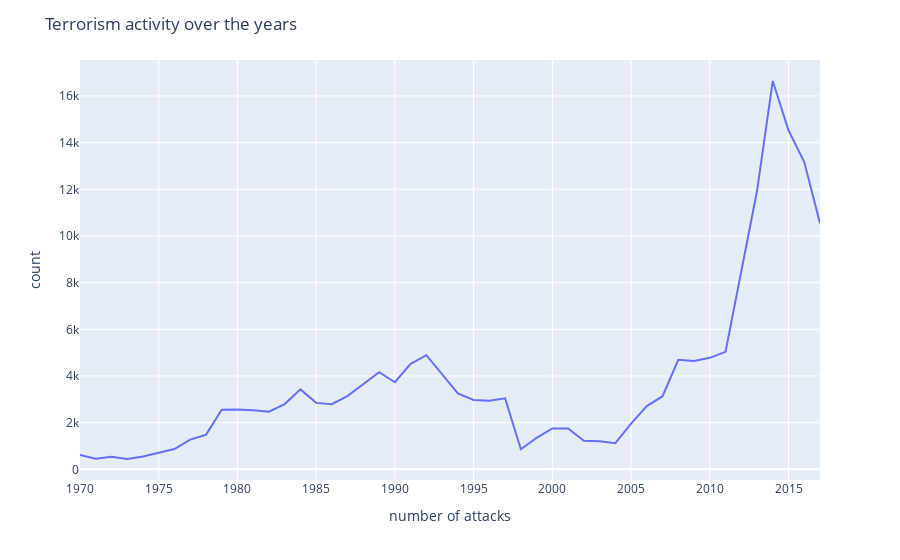

The notebook cell saved with this chart:
### Code cell
# Display a line chart
fig = px.line(yearly_attack, x="year", y="count")

fig.update_layout(
              title={
                  "text": "Terrorism activity over the years"
              },
              xaxis_title="number of attacks"
              )

fig.show()

### Figure 1 — Plotly figure (JSON) as saved in the notebook; plotly's stock layout.template omitted (floating-point values rounded to 4 significant figures)
{"data": [{"hovertemplate": "year=%{x}<br>count=%{y}<extra></extra>", "legendgroup": "", "line": {"color": "#636efa", "dash": "solid"}, "marker": {"symbol": "circle"}, "mode": "lines", "name": "", "orientation": "v", "showlegend": false, "type": "scatter", "x": [1970, 1971, 1972, 1973, 1974, 1975, 1976, 1977, 1978, 1979, 1980, 1981, 1982, 1983, 1984, 1985, 1986, 1987, 1988, 1989, 1990, 1991, 1992, 1994, 1995, 1996, 1997, 1998, 1999, 2000, 2001, 2002, 2003, 2004, 2005, 2006, 2007, 2008, 2009, 2010, 2011, 2012, 2013, 2014, 2015, 2016, 2017], "xaxis": "x", "y": [619, 453, 537, 443, 549, 705, 869, 1273, 1479, 2553, 2561, 2531, 2471, 2797, 3426, 2848, 2794, 3150, 3647, 4163, 3732, 4518, 4890, 3251, 2970, 2942, 3043, 861, 1345, 1754, 1750, 1225, 1207, 1123, 1961, 2709, 3134, 4697, 4642, 4778, 5034, 8441, 11925, 16641, 14528, 13169, 10546], "yaxis": "y"}], "layout": {"legend": {"tracegroupgap": 0}, "margin": {"t": 60}, "title": {"text": "Terrorism activity over the years"}, "xaxis": {"anchor": "y", "domain": [0, 1], "title": {"text": "number of attacks"}}, "yaxis": {"anchor": "x", "domain": [0, 1], "title": {"text": "count"}}}}
